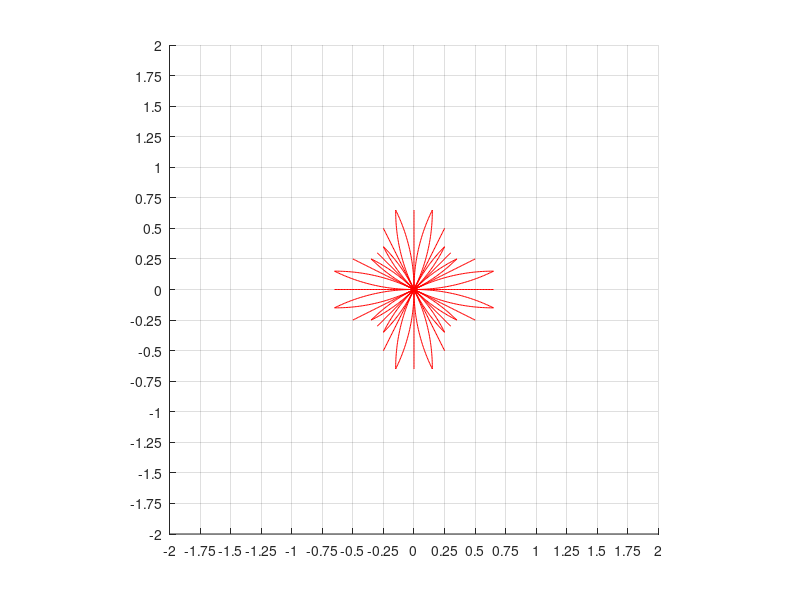

The MATLAB script that drew this image:
function[] = genmprim_unicycle_circular_nonuniform (outfilename)
% Generates circular motion primitives with min turning radius and saves them into a file.
% For each angle from the list_of_angles array generates a set of 4 forward moving motion primitives 
% and 4 symmetric backward moving motion primitives. 
%
% This function takes one optional argument - 'outfilename', which specifies
% the location of the output file where motion primitives data is saved.
% If this argiment is omitted, the file name is hardcoded.
%
% The script builds the following types of motion primitives with unique ids for each
% angle from the list_of_angles array:
%
% 1  -  short forward
% 2  -  long forward
% 3  -  forward and turn left
% 4  -  forward and turn right
% 5  -  short backward
% 6  -  long backward
% 7  -  backward and turn left
% 8  -  backward and turn right
%
% Configurarion parameters:
%   resolution                      grid resolution
%   errmin                          max acceptable error for the distance between the endpoint of the motion primitive and the grid node.
%   rmin_m                          min acceptable turning radius im meters
%   xmin                            min x coordinate for the endpoint of the circular motion primitive
%   ymin                            min y coordinate for the endpoint of the circular motion primitive
%   xmax                            max x coordinate for the endpoint of the circular motion primitive
%   ymax                            max y coordinate for the endpoint of the circular motion primitive
%   countmax                        max number of different acceptable (by errmin and rmax) primitives of different lengths to calculate before choosing the best among them. 
%
%   alfa                            the angle satisfying the condition: alfa = atan(0.5)= 26.56505118 degrees, 0.46364761 radians
%   numberofangles                  number of angles for which motion primitives are generated
%   number_of_base_prims_per_angle  number of base (forward moving) primitives per angle
%   numberofbaseangles              number of base angles: 0, alfa and 45
%                                   degrees. All other angles are rotations or reflections of these base angles.
%   has_backward_prims              can be 1 or 0, if 0, backward moving primitives are not generated. 
%   list_if_angles                  list of angles for which sets of motion primitives are built   
%   degrees: 0 26.5651 45.00 63.4349  90.00  116.5651  135.00  153.4349  180.00  206.5651  225.00  243.4349  270.00  296.5651  315.00  333.4349  360.00
%   radians: 0 0.4538 0.7854 1.1170 1.5708 2.0246 2.3562 2.6878 3.1416 3.5954 3.9270  4.2586 4.7124 5.1662 5.4978  5.8294 6.2832
%   
%   Cost multipliers (multiplier is used as costmult*cost)
%   forwardcostmult                 cost multiplier for the forward motion
%   backwardcostmult                cost multiplier for the backward motion
%   forwardandturncostmult          cost multiplier for the forward-and-turn motion
%   backwardandturncostmult         cost multiplier for the backward-and-turn motion
%
% This script prints 3 coordinates for each motion primitive: x, y, theta
%%%%%

fprintf(1, 'genmprim_unicycle_circular_nonuniform\n');

% configuration parameters
resolution =  0.05; %0.025; 
errmin = 0.1;
rmin_m = 1.0; %0.25;  
rmin_c = rmin_m/resolution;   
fprintf(1, 'resolution=%f rmin_m=%f meters rmin_c=%f cells errmin=%f\n', resolution, rmin_m, rmin_c, errmin);

if nargin < 1
    %outputFile = 0;
    basefilename = 'non-uniform_circular_1_';
    outfilename = generate_file_name(basefilename, rmin_m, errmin);
    fprintf(1, 'outfilename = %s\n', outfilename);
end

xmin = 0; 
ymin = 0; 
xmax = 40; 
ymax = 40;
countmax = 40; 
interm_spacing_m = resolution/4; % Approximate spacing of intermediate poses in meters
interm_spacing_c = interm_spacing_m/resolution;
interm_spacing_rad = 0.02;       % Approximate spacing of intermediate poses in meters
fprintf(1, 'xmin=%f xmax=%f ymin=%f ymax=%f\n', xmin, xmax, ymin, ymax);
fprintf(1, 'countmax=%d interm_spacing_m=%f meters interm_spacing_rad=%f radians\n', countmax, interm_spacing_m, interm_spacing_rad);

numberofangles = 16; 
number_of_base_prims_per_angle = 4;
max_number_of_prims_per_angle = 8;
numberofbaseangles = 3;                                 % 0, alfa and 45 degrees
has_backward_prims = 0;
numberofprimsperangle = (1 + has_backward_prims) * number_of_base_prims_per_angle; % This is the total number of primitives per angle

totalnumberofprimitives = numberofprimsperangle*numberofangles;
fprintf(1, 'numberofangles=%d number_of_base_prims_per_angle=%d\n', numberofangles, number_of_base_prims_per_angle);
fprintf(1, 'has_backward_prims=%d\n', has_backward_prims);
fprintf(1, 'numberofprimsperangle=%d totalnumberofprimitives=%d\n', numberofprimsperangle, totalnumberofprimitives);

start_x = 0.0;
start_y = 0.0;

%multipliers (multiplier is used as costmult*cost)
forwardcostmult = 1;
backwardcostmult = 5; 
forwardandturncostmult = 2;
backwardandturncostmult = 3;

costmult = [forwardcostmult, forwardcostmult, forwardandturncostmult, forwardandturncostmult, backwardcostmult, backwardcostmult, backwardandturncostmult, backwardandturncostmult];

% list of angles increments in discrete units for the end pose of the primitive relative to the start pose
prim_angle_increments = [0, 0, 1, -1];

alfa = 26.56505118; 
alfa1 = alfa*100000000;
beta = 90 - alfa;
beta1 = beta*100000000;
imax = has_backward_prims + 1;
fprintf(1, 'alfa1=%f beta=%f beta1=%f imax=%d\n', alfa1, beta, beta1, imax);

%list_of_angles (degrees): 0 26.5651 45.00 63.4349  90.00  116.5651  135.00  153.4349  180.00  206.5651  225.00  243.4349  270.00  296.5651  315.00  333.4349  360.00
%list_of_angles (radians): 0 0.4538 0.7854 1.1170 1.5708 2.0246 2.3562 2.6878 3.1416 3.5954 3.9270  4.2586 4.7124 5.1662 5.4978  5.8294 6.2832
fprintf(1, '*******************************\n');
list_of_angles = zeros(1, numberofangles+1);
list_of_angles(1:2:17) = (0:45:360);
list_of_angles([2 6 10 14]) = list_of_angles([1 5 9 13]) + alfa;
list_of_angles([4 8 12 16]) = list_of_angles([5 9 13 17]) - alfa;
list_of_angles
list_of_angles = list_of_angles .* pi/180;
list_of_angles
fprintf(1, '*******************************\n');

fout = fopen(outfilename, 'w');
%write the header
fprintf(fout, 'resolution_m: %f\n', resolution);
fprintf(fout, 'min_turning_radius_m: %f\n', rmin_m);
%fprintf(fout, 'forwardcostmult: %d\n', forwardcostmult);
%fprintf(fout, 'backwardcostmult: %d\n', backwardcostmult);
%fprintf(fout, 'forwardandturncostmult: %d\n', forwardandturncostmult);
%fprintf(fout, 'backwardandturncostmult: %d\n', backwardandturncostmult);
fprintf(fout, 'numberofangles: %d\n', numberofangles);
for angleind = 1:numberofangles
    fprintf(fout, 'angle:%d %.8f\n', angleind-1, list_of_angles(angleind));
end;
fprintf(fout, 'totalnumberofprimitives: %d\n', totalnumberofprimitives);
     
% Note, what is shown x,y,theta changes (not absolute numbers) x aligned
% with the heading of the robot, angles are positive and counterclockwise
    
% Initialize arrays to store acceptable circular primitives before choosing the best among them. 
% We only need 3 base sets of primitives for angles 0, alfa and 45 degrees.
primdata = zeros(numberofbaseangles, max_number_of_prims_per_angle, countmax, 8); % startx, starty, starttheta, endx, endy, endtheta, tvoverrv, rv
primcount = zeros(numberofbaseangles, max_number_of_prims_per_angle);
basemprimendpts_c = zeros(3, numberofprimsperangle, 6); % angleind, x_c, y_c, theta_c, costmult, tvoverrv, rv
        
% Calculate sets of valid primitives with ids 2,3,4 for base angles 0, alfa and 45 degrees. 
% Primitives with id=1 (short forward) will be calculated by re-scaling primitives with id=2 (long forward).
for angleind=1:3
    for primind=2:4
        if (angleind == 1 && primind == 4)
            gen_base_prims(angleind, primind, xmin, xmax, -ymax, -ymin);
        else
            gen_base_prims(angleind, primind, xmin, xmax, ymin, ymax);
        end;
    end;
end;

fprintf(1, '\n');
fprintf(1, 'find best primitives start:\n');
find_best_prims();

fprintf(1, '\n++++++++++++++++++\n');
fprintf(1, 'start writing primitives to file:\n');
fprintf(1, '\n');

h1f = figure(1);
h1a = axes('parent',h1f);
hold on;

s = 2.0; %0.35;
xxmin = -s;
xxmax = s;
yymin = -s;
yymax = s;
xt = 5*resolution;
yt = 5*resolution;
            
axis equal;
axis([xxmin xxmax yymin yymax]);
set(gca,'XTick', xxmin:xt:xxmax);
set(gca,'YTick',yymin:yt:yymax);
grid on;

primposes = [];
primsamples = [];
primendangle = [];

% Iterate over angles
for angleind = 1:numberofangles 
    fprintf(1, '***************\n');
    fprintf(1, 'angleind=%d\n', angleind-1); 

    currentangle = list_of_angles(angleind);
    currentangle_36000int = round(currentangle*18000000000/pi);
            
    fprintf(1, '--------------------\n');
    fprintf(1, 'currentangle=%f currentangle_36000int=%d\n', currentangle, currentangle_36000int); 

    numofsamples0 = zeros(numberofprimsperangle);
    endPoses_c = zeros(numberofprimsperangle, 3); % x_c, y_c, theta_c
    turningradiuses = zeros(numberofprimsperangle);
    intermposes_m = [];
    intermcells_m_orig = []; %zeros(numofsamples, 3); %x,y,theta
    
    for primind = 1:numberofprimsperangle %number_of_base_prims_per_angle %[1,3,4] 
        
        fprintf(1, '+++++++++++++++++++++++++++\n');
        fprintf(1, 'primind=%d\n', primind-1);
        
        %compute which template to use
        if (rem(currentangle_36000int, 9000000000) == 0)
            mprimendpts_c = basemprimendpts_c(1, primind,:);
            angle = currentangle;
            turning_radius = mprimendpts_c(5);
            rvel = mprimendpts_c(6);
            fprintf(1, '0000  angle=%f\n', angle);
        elseif (rem(currentangle_36000int, 4500000000) == 0)
            mprimendpts_c =  basemprimendpts_c(3, primind,:); 
            angle = currentangle - 45*pi/180;
            turning_radius = mprimendpts_c(5);
            rvel = mprimendpts_c(6);
            fprintf(1, '4500 angle=%f\n', angle);
        elseif (rem(currentangle_36000int-beta1, 9000000000) == 0) %6400
            mprimendpts_c =  basemprimendpts_c(2, primind,:); 
            mprimendpts_c(1) =  basemprimendpts_c(2, primind,2); %reeverse x and y
            mprimendpts_c(2) =  basemprimendpts_c(2, primind,1); 
            mprimendpts_c(3) =  -basemprimendpts_c(2, primind,3); %reverse the angle as well
            angle = currentangle - beta*pi/180;
            turning_radius = -mprimendpts_c(5);
            rvel = -mprimendpts_c(6);
            fprintf(1, '6400 angle=%f\n', angle); 
        elseif (rem(currentangle_36000int-alfa1, 9000000000) == 0)
            mprimendpts_c =  basemprimendpts_c(2, primind,:);
            angle = currentangle - alfa*pi/180;
            turning_radius = mprimendpts_c(5);
            rvel = mprimendpts_c(6);
            fprintf(1, '2600 angle=%f\n', angle);
        else
            fprintf(1, 'ERROR: invalid angular resolution. angle = %d\n', currentangle_36000int);
            return;
        end;
        
        [res, turning_radius_center] = generate_intermediate_poses(angleind, primind, currentangle, angle, rvel, turning_radius, mprimendpts_c);
            
        for ii = 1:numofsamples   
                intermposes_m(primind, ii, :) = [intermcells_m(primind,ii,1)*resolution intermcells_m(primind,ii,2)*resolution intermcells_m(primind,ii,3)];  % x, y, theta
                %intermposes_m_orig(primind, iind, :) = [sgn*intermcells_m_orig(iind,1) sgn*intermcells_m_orig(iind,2) intermcells_m(iind,3)];  % x, y, theta
                primposes(angleind, primind, ii, :) = intermposes_m(primind, ii, :);
        end;
        %pause;
        
    end; %for primind = 1:numberofprimsperangle
    
    %output to the mprim file and plot
    for primind = 1:numberofprimsperangle 
            fprintf(fout, 'primID: %d\n', primind-1);
            fprintf(fout, 'startangle_c: %d\n', angleind-1);
            fprintf(fout, 'endpose_c: %d %d %d\n', endPoses_c(primind,1), endPoses_c(primind,2), endPoses_c(primind,3));
                      
            additionalcostmult = costmult(primind);
            
            fprintf(fout, 'additionalactioncostmult: %d\n', additionalcostmult);
            fprintf(fout, 'turning_radius: %.4f\n', turningradiuses(primind));
            
            numofsamples = numofsamples0(primind);
            
            fprintf(fout, 'intermediateposes: %d\n', numofsamples); 
            for interind = 1:numofsamples 
                fprintf(fout, '%.4f %.4f %.4f\n', intermposes_m(primind,interind,1),  intermposes_m(primind,interind,2),  intermposes_m(primind,interind,3));
            end;
            plot(squeeze(intermposes_m(primind, 1:numofsamples, 1)), squeeze(intermposes_m(primind, 1:numofsamples, 2)), 'r');
       
            dl = 0.0;
            if (primind == 3)
                dl = 0.05;
            elseif (primind == 4) 
                dl = -0.05;
            end;
            slabel = [int2str(angleind), '-', int2str(primind)];
            %text(intermposes_m(primind,numofsamples,1)+dl, intermposes_m(primind,numofsamples,2)+dl, slabel); 
            
    end; %primid
    %pause;
end; %angleid

%%%%%%%%%%%%%%%%%%%%%%%******************************

fprintf(1, '!!!!!!!!!!!!!!!!!!!!!!!!!!!!!!!!!!!!!!!!!\n');
fclose('all');

function[] = gen_base_prims(angle_ind, prim_ind, xmin0, xmax0, ymin0, ymax0)
    
    fprintf(1, '\ngen_base_prims: angle_ind=%d prim_ind=%d\n', angle_ind, prim_ind);
    angle_incr = prim_angle_increments(prim_ind);
    start_theta = list_of_angles(angle_ind);
    if (angle_ind == 1 && angle_incr == -1)
        end_theta = -list_of_angles(2); 
    else
        end_theta = list_of_angles(angle_ind + angle_incr); 
    end;

    for i=1:imax
        count = 0; 
        if (i == 1)
            xmn0 = xmin0;
            xmx0 = xmax0;
            ymn0 = ymin0;
            ymx0 = ymax0;
            prm_ind = prim_ind;
            
        else
            xmn0 = -xmax0;
            xmx0 = -xmin0;
            ymn0 = -ymax0;
            ymx0 = -ymin0;
            prm_ind = prim_ind + 4;
        end;
        basemprimendpts_c(angle_ind, prm_ind, 3) = angle_incr;
      
        fprintf(1, '\nangle_ind=%d prm_ind=%d\n', angle_ind, prm_ind);
        fprintf(1, 'start_theta=%f end_theta=%f basemprimendpts_c(3)=%f angle_incr=%d\n', start_theta, end_theta, basemprimendpts_c(angle_ind,prim_ind,3), angle_incr);
        
        %fprintf(1,'xmn0=%f xmx0=%f\n', xmn0,xmx0);
        %fprintf(1,'ymn0=%f ymx0=%f\n', ymn0,ymx0);
        
        for endx_c = xmn0:xmx0
            for endy_c = ymn0:ymx0
                prim_endx_c = endx_c;
                prim_endy_c = endy_c;

                if (prim_ind == 3 || prim_ind == 4)
                    R = [sin(end_theta) - sin(start_theta); cos(start_theta) - cos(end_theta)];
                    RT = R';
                    B = [prim_endx_c - start_x; prim_endy_c - start_y];
                    tvoverrv = pinv(RT*R)*RT*B;
                    if (abs(tvoverrv) < rmin_c) 
                        continue;
                    end;

                    rv = end_theta - start_theta;
                    tv = rv*tvoverrv;
                    err = abs(R*tvoverrv - B);
                    errxy = norm(err); 

                    if (errxy < errmin)    
                        fprintf(1, 'count=%d endx_c=%d endy_c=%d errxy=%f tvoverrv=%f rv=%f tv=%f prim_endx_c=%f prim_endy_c=%f\n', count, endx_c, endy_c, errxy, tvoverrv, rv, tv, prim_endx_c, prim_endy_c);
                    end
                else
                    yy = prim_endx_c*tan(end_theta);
                    errxy = abs(prim_endy_c - yy);
                    tvoverrv = sqrt(prim_endx_c*prim_endx_c + yy*yy);
                    rv = 0.0;
                    tv = tvoverrv;
    %                 if (errxy < 2*errmin) 
    %                     fprintf(1, 'count=%d endx_c=%d endy_c=%d errxy=%f tvoverrv=%f rv=%f tv=%f prim_endx_c=%f prim_endy_c=%f\n', count, endx_c, endy_c, errxy, tvoverrv, rv, tv, prim_endx_c, prim_endy_c);
    %                 end
                end; 

                if (errxy > errmin) 
                     continue;
                end;

                if (count+1 > countmax) 
                    fprintf(1, 'endy: count = %d, countmax = %d\n', count, countmax);
                    break;
                end;
                count = count + 1;

                
                primdata(angle_ind, prm_ind, count, 1) = start_x;
                primdata(angle_ind, prm_ind, count, 2) = start_y;
                primdata(angle_ind, prm_ind, count, 3) = start_theta;
                primdata(angle_ind, prm_ind, count, 4) = prim_endx_c;
                primdata(angle_ind, prm_ind, count, 5) = prim_endy_c;
                primdata(angle_ind, prm_ind, count, 6) = end_theta;
                primdata(angle_ind, prm_ind, count, 7) = tvoverrv;
                primdata(angle_ind, prm_ind, count, 8) = rv;
                %pause;
            end; %for end_y

            if (count+1 > countmax) 
                fprintf(1, 'endx: count = %d, countmax = %d\n', count, countmax);
                break;
            end;

        end; %for end_x
        primcount(angle_ind, prm_ind) = count;
        fprintf(1, 'count=%f\n', primcount(angle_ind, prm_ind));
        
    end %for i=1:imax
end

function[] = find_best_prims()
    % First find the motion primitive for angle_ind = 1 and prim_ind = 4
    % with minimal turning radius among selected set of primitives that
    % satisfy the given min turning radius and epsilon conditions.
    
    [rmin0, countmin] = min(abs(primdata(1, 4, 1:primcount(1, 4), 7)));
    fprintf(1, 'countmin=%f rmin0=%f\n', countmin, rmin0);
   
    %Iterate over all saved motion primitives for all angles and for each
    %angle find a set of primitives with turning radius closest to the min radius found above. 
    
    rrm = rmin0;
    %rrm = 30.0;
    %rad = [];
    
    for angle_id=1:numberofbaseangles
    
        fprintf(1, '*************  angle_id=%f  *********\n', angle_id);
    
        for prim_ind = [3,4,7,8] %4:-1:3
            if (has_backward_prims == 0 && prim_ind > 4) 
                continue;
            end
                        
            fprintf(1, '-------------  prim_ind=%f  -----------\n', prim_ind);  
                        
%            [dmin, countmin] = min(abs(abs(primdata(angle_id, prim_ind, 1:primcount(angle_id, prim_ind), 7)) - rmin0));
%              if (angle_id == 1)
%                  rrm = rmin0;
%              elseif (prim_ind == 3)
%                  rrm = rad(angle_id, 4);
%              else
%                  rrm = rad(angle_id-1, 3);
%              end;
             fprintf(1, 'rrm=%f\n', rrm);
             
             fprintf(1, 'primcount(angle_id, prim_ind)=%d\n', primcount(angle_id, prim_ind));
            
            [dmin, countmin] = min(abs(abs(primdata(angle_id, prim_ind, 1:primcount(angle_id, prim_ind), 7)) - rrm));
            fprintf(1, 'countmin=%f dmin=%f\n', countmin, dmin);
        
            tvoverrv = primdata(angle_id, prim_ind, countmin, 7);
            %rad(angle_id, prim_ind) = abs(tvoverrv);
            
            rv = primdata(angle_id, prim_ind, countmin, 6) - primdata(angle_id, prim_ind, countmin, 3);
            tv = rv*tvoverrv;
            fprintf(1, 'tvoverrv=%f rv=%f tv=%f\n', tvoverrv, rv, tv);

            basemprimendpts_c(angle_id, prim_ind, 1) = primdata(angle_id, prim_ind, countmin, 4);
            basemprimendpts_c(angle_id, prim_ind, 2) = primdata(angle_id, prim_ind, countmin, 5);
            basemprimendpts_c(angle_id, prim_ind, 5) = primdata(angle_id, prim_ind, countmin, 7);
            basemprimendpts_c(angle_id, prim_ind, 6) = primdata(angle_id, prim_ind, countmin, 8);
            
            fprintf(1, 'basemprimendpts_c=%f %f %f %f %f %f\n', basemprimendpts_c(angle_id, prim_ind, :)); %x, y, angle_incr, costmult,tvoverrv, rv
        end;
           
        %prim_ind = 2; %long forward
        for i = 1:imax
            prim_ind = 2 + (i-1)*4;
            fprintf(1, '-------------  prim_ind=%f  -----------\n', prim_ind); 
            i1 = prim_ind+1;
            i2 = prim_ind+2;
            
            x = (basemprimendpts_c(angle_id, i1, 1) + basemprimendpts_c(angle_id, i2, 1))/2;
            y = (basemprimendpts_c(angle_id, i1, 2) + basemprimendpts_c(angle_id, i2, 2))/2;
            fprintf(1, 'x=%f y=%f primcount=%d\n', x, y, primcount(angle_id, prim_ind));
        
            [dmin, countmin] = min(sqrt((primdata(angle_id, prim_ind, 1:primcount(angle_id, prim_ind), 4)-x).^2 + (primdata(angle_id, prim_ind, 1:primcount(angle_id, prim_ind), 5)-y).^2));
        
            fprintf(1, 'angle_id=%d prim_ind=%d countmin=%d dmin=%f\n', angle_id, prim_ind, countmin, dmin);
            basemprimendpts_c(angle_id, prim_ind, 1) = primdata(angle_id, prim_ind, countmin, 4);
            basemprimendpts_c(angle_id, prim_ind, 2) = primdata(angle_id, prim_ind, countmin, 5);
            fprintf(1, 'basemprimendpts_c=%f %f %f %f %f %f\n', basemprimendpts_c(angle_id, prim_ind, :));
        
            %prim_ind = 1; %short forward
            i1 = prim_ind;
            prim_ind = prim_ind - 1;
            fprintf(1, '-------------  prim_ind=%f  -----------\n', prim_ind); 
            x = basemprimendpts_c(angle_id, i1, 1);
            y = basemprimendpts_c(angle_id, i1, 2);
            d = nonzero_min(abs(x), abs(y));
            basemprimendpts_c(angle_id, prim_ind, 1) = x/d;
            basemprimendpts_c(angle_id, prim_ind, 2) = y/d; 
            fprintf(1, 'basemprimendpts_c=%f %f %f %f %f %f\n', basemprimendpts_c(angle_id, prim_ind, :));
        end;
    end;
end

%generate intermediate poses (remember they are w.r.t 0,0 (and not centers of the cells)
function[res, turning_radius_center] = generate_intermediate_poses(angleind, primind, currentangle, angle, rvel, turning_radius, mprimendpts_c)
      
    baseendpose_c = mprimendpts_c(1:3);
    endtheta_c = rem(angleind - 1 + baseendpose_c(3), numberofangles);
   
    fprintf(1,'\n');
    fprintf(1, 'generate_intermediate_poses start\n');
    fprintf(1, 'baseendpose_c: %f %f %f endtheta_c=%d\n', baseendpose_c, endtheta_c); 
    startpt = [0 0 currentangle];
        
    endx_c = round(baseendpose_c(1)*cos(angle) - baseendpose_c(2)*sin(angle));        
    endy_c = round(baseendpose_c(1)*sin(angle) + baseendpose_c(2)*cos(angle));
    if (angleind == 1 && endtheta_c == -1) 
        end_angle = -list_of_angles(2);
    else
        end_angle = list_of_angles(endtheta_c + 1);
    end;
    endpt = [endx_c endy_c end_angle];
        
    dist_m = sqrt(sum((endpt(1:2) - startpt(1:2)).^2));
    dist_rad = abs(currentangle - end_angle);
    fprintf(1, 'currentangle=%f end_angle=%f\n', currentangle, end_angle);

    numofsamples = floor(dist_m/interm_spacing_c) + 1;
    %numofsamples = 1 + max(round(dist_m/interm_spacing_m), abs(round(dist_rad/interm_spacing_rad)));
    fprintf(1, 'endx_c=%f endy_c=%f endtheta_c=%d turning_radius=%f rvel=%f transformation angle=%f end_angle=%f numofsamples=%d dist_m=%f dist_rad=%f\n', endx_c, endy_c, endtheta_c, turning_radius, rvel, angle*180/pi, end_angle, numofsamples, dist_m, dist_rad);
    numofsamples0(primind) = numofsamples;
                  
    if (baseendpose_c(3) == 0) %move forward/backward   
      
        for iind = 1:numofsamples
            dt = (iind-1)/(numofsamples-1);
            intermcells_m(primind, iind,:) = [startpt(1) + (endpt(1) - startpt(1))*dt ...
                                    startpt(2) + (endpt(2) - startpt(2))*dt ...
                                    rem(startpt(3) + (endpt(3) - startpt(3))*dt, 2*pi)];
        end;   
        res = correct_poses();
        turning_radius_center = 0.0;
    else
            
        for iind = 1:numofsamples  
            dt = (iind-1)/(numofsamples-1);
      
            dtheta = rvel*dt + startpt(3);              
            x = startpt(1) + turning_radius*(sin(dtheta) - sin(startpt(3)));
            y = startpt(2) + turning_radius*(cos(startpt(3)) - cos(dtheta));
            intermcells_m(primind, iind,:)  = [x y dtheta];
%             fprintf(1, 'iind=%d dt=%f x=%f y=%f dtheta=%f %f %f\n', iind, dt, intermcells_m(iind,1), intermcells_m(iind,2), dtheta, x, y);
        end;     
        res = correct_poses();
        [turning_radius_center, arc_len_m, turn_angle] = average_turning_radius();
    end; 
    %pause;
      
    k = primind;
    endPoses_c(k, :) =  [round(endx_c) round(endy_c) round(endtheta_c)]; 
    turningradiuses(k) = turning_radius*resolution;
    turningradiuses_center(k) = turning_radius_center;

    primsamples(angleind, k) = numofsamples;
    primendangle(angleind, k) = endtheta_c;
    %pause;
    
    function[turn_rad_aver, arc_len_m, turn_angle] = average_turning_radius()
        
        turn_angle = 0.0;
        turn_rad_aver = 0.0;
        arc_len_m = 0.0;
        for ind = 1:numofsamples 
            if (ind > 1)
                dx = intermcells_m(primind, ind,1) - intermcells_m(primind, ind-1,1);
                dy = intermcells_m(primind, ind,2) - intermcells_m(primind, ind-1,2);
                ds = sqrt(dx*dx + dy*dy);
                dth = (intermcells_m(primind, ind,3) - intermcells_m(primind, ind-1,3));
                arc_len_m = arc_len_m + ds;
                turn_angle = turn_angle + dth;
                turn_rad = ds/dth;
                turn_rad_aver = turn_rad_aver + abs(turn_rad);
                %fprintf(1, 'ind=%d ds=%f dth=%f turn_rad=%f\n', ind, ds, dth, turn_rad);
            end;
        end
        turn_rad_aver = turn_rad_aver/(numofsamples - 1);
        turn_angle = abs(turn_angle);
        fprintf('arc_len_m = %f turn_angle = %f turn_rad_aver = %f\n', arc_len_m, turn_angle, turn_rad_aver);
    end
        
    %correct intermediate poses using interpolation to place the end point of the motion primitive exactly to the grid node.
    function[status] = correct_poses()
        
        status = true;
        %error = [endpt(1) - intermcells_m(primind, numofsamples,1) endpt(2) - intermcells_m(primind, numofsamples,2) endpt(3) - intermcells_m(primind, numofsamples,3)];
        errx = endpt(1) - intermcells_m(primind, numofsamples,1);
        erry = endpt(2) - intermcells_m(primind, numofsamples,2);
        errth = endpt(3) - intermcells_m(primind, numofsamples,3);
        
        fprintf(1, '********************\n');
        fprintf(1, 'correction:\n');
        fprintf(1,'numofsamples = %d\n', numofsamples);
        fprintf(1, 'startpt(1)=%f startpt(2)=%f startpt(3)=%f\n', startpt(1), startpt(2), startpt(3));
        fprintf(1, 'endpt(1)=%f endpt(2)=%f endpt(3)=%f\n', endpt(1), endpt(2), endpt(3));
        fprintf(1, 'mprimendpts_c(1)=%f mprimendpts_c(2)=%f mprimendpts_c(3)=%f\n', mprimendpts_c(1), mprimendpts_c(2), mprimendpts_c(3));
        
        fprintf(1, 'error: dx %f dy %f dtheta %f\n', errx, erry, errth);
        
        R0 = [sin(end_angle) - sin(startpt(3)); cos(startpt(3)) - cos(end_angle)];
        RT0 = R0';
        B0 = [endpt(1) - start_x; endpt(2) - start_y];
        tr = abs(pinv(RT0*R0)*RT0*B0);
        fprintf(1, 'tr = %f\n', tr);
    
        if (tr > 0 && tr < rmin_m) 
            fprintf(1, 'WARNING: After interpolation turning radius is less than the specified min!\n');
            status = false;
        end;
                
        interpfactor = 0:1/(numofsamples-1):1;
        
        %save original motion for display purposes only
        for i=1:numofsamples
            intermcells_m_orig(primind, i,1) = intermcells_m(primind, i,1); 
            intermcells_m_orig(primind, i,2) = intermcells_m(primind, i,2); 
            intermcells_m_orig(primind, i,3) = intermcells_m(primind, i,3); 
        end;
                
        %correct intermideate poses using interpolation
        for i=1:numofsamples
            intermcells_m(primind, i,1) = intermcells_m(primind, i,1) + errx*interpfactor(i);
            intermcells_m(primind, i,2) = intermcells_m(primind, i,2) + erry*interpfactor(i);
        end;
    end
end

function d = nonzero_min(x,y)
    if (x == 0)
        d = y;
    elseif (y == 0)
        d = x;
    else
        d = min(x, y);
    end;
end

function[x1,y1,theta1] = rotate(x,y,theta,theta0)
	x1 = x * cos(theta0) - y * sin(theta0);
	y1 = x * sin(theta0) + y * cos(theta0);
    
    r = [cos(theta/2), 0.0, 0.0, sin(theta/2)];
	q = [cos(theta0/2), 0.0, 0.0, sin(theta0/2)];
	
	f(1) = (r(1) * q(1)) - (r(2) * q(2)) - (r(3) * q(3)) - (r(4) * q(4));
	f(2) = (r(1) * q(2)) + (r(2) * q(1)) - (r(3) * q(4)) + (r(4) * q(3));
	f(3) = (r(1) * q(3)) + (r(2) * q(4)) + (r(3) * q(1)) - (r(4) * q(2));
	f(4) = (r(1) * q(4)) - (r(2) * q(3)) + (r(3) * q(2)) + (r(4) * q(1));
    theta1 = 2*atan2(f(4), f(1));
end

function[x1,y1,theta1] = rotate_clockwise(x,y,theta,theta0)
	   
    r = [cos(theta/2), 0.0, 0.0, sin(theta/2)];
	q = [cos(theta0/2), 0.0, 0.0, sin(theta0/2)];
    q(4) = -q(4);
    theta00 = 2*atan2(q(4), q(1));
    
    x1 = x * cos(theta00) - y * sin(theta00);
	y1 = x * sin(theta00) + y * cos(theta00);
    	
	f(1) = (r(1) * q(1)) - (r(2) * q(2)) - (r(3) * q(3)) - (r(4) * q(4));
	f(2) = (r(1) * q(2)) + (r(2) * q(1)) - (r(3) * q(4)) + (r(4) * q(3));
	f(3) = (r(1) * q(3)) + (r(2) * q(4)) + (r(3) * q(1)) - (r(4) * q(2));
	f(4) = (r(1) * q(4)) - (r(2) * q(3)) + (r(3) * q(2)) + (r(4) * q(1));
    theta1 = 2*atan2(f(4), f(1));
end

function[x1,y1,theta1] = add_origin_and_turn(x,y,theta, x0,y0,theta0)
	[x1,y1,theta1] = rotate(x,y,theta,theta0);
	x1 = x1 + x0;
	y1 = y1 + y0;
end

function[x1,y1,theta1] = remove_origin_and_turn(x,y,theta, x0,y0,theta0)
   	x2 = x - x0;
	y2 = y - y0;
    [x1,y1,theta1] = rotate_clockwise(x2,y2,theta,theta0);
end

function[x2,y2,theta2] = transform(x0, y0, theta0, start_theta)
    [x1,y1,theta1] = add_origin_and_turn(1.0,0.0,0.0, x0,y0,theta0);
    x2 = x1 - cos(start_theta);
    y2 = y1 - sin(start_theta);
    theta2 = theta1;
end

function[outfilename] = generate_file_name(base_name, rmin_m, errmin)
    rmin_s = num2str(rmin_m, 2);
    rmin_s = strrep(rmin_s, '.', 'p');
    err_s = num2str(errmin, 2);
    err_s = strrep(err_s, '.', 'p');
    outfilename1 = strcat(base_name, rmin_s);
    outfilename2 = strcat(outfilename1, '_er');
    outfilename3 = strcat(outfilename2, err_s);
    outfilename = strcat(outfilename3, '.mprim');
end

end